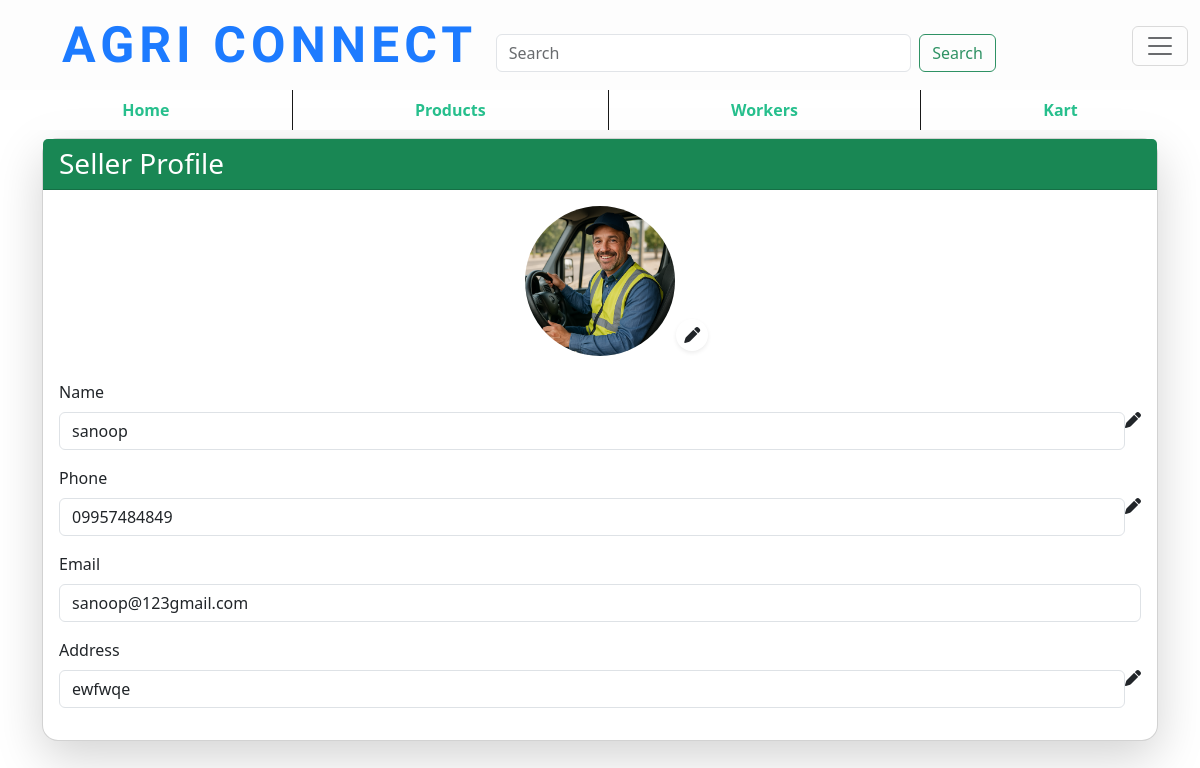
The app's page /user_profile/ (signed in) with its own data.
### app1/models.py (models this page shows, shortened)
class User(models.Model):
    name=models.CharField(max_length=200)
    email=models.CharField(max_length=200)
    phone_number=models.CharField(max_length=200)
    address=models.CharField(max_length=200)
    password=models.CharField(max_length=200)
    user_img=models.ImageField(upload_to='uploads/')

### app1/views.py (the view)
# urls.py: path('user_profile/', views.user_profile, name='user_profile'),
def user_profile(request):
    temp=request.session['U_id']
    check_U=User.objects.get(id=temp)
    return render(request, 'user_profile.html',{'check_U':check_U})

### templates/user_profile.html (shortened to what this page needs)
{% extends 'base.html' %}
{% load static %}
{% block content %}
<div class="container mt-5">
    <div class="card shadow-lg rounded-4">
        <div class="card-header bg-success text-white">
            <h3 class="mb-0">Seller Profile</h3>
        </div>
        <div class="card-body">
            <div class="text-center mb-4 position-relative">
                {% if check_U.user_img %}
                    <img src="{{ check_U.user_img.url }}" alt="Profile Image" class="rounded-circle" width="150" height="150" id="profileImage">
                {% else %}
                    <img src="{% static '/image/agri_1.png' %}" alt="Default Profile Image" class="rounded-circle" width="150" height="150" id="profileImage">
                {% endif %}
                <label for="imageUpload" class="position-absolute" style="right: 40%; bottom: 5px; cursor: pointer;">
                    <i class="fas fa-pen edit-icon bg-white p-2 rounded-circle shadow-sm"></i>
                </label>
            </div>
            <div class="mb-3">
                <label class="form-label">Name</label>
                <div class="d-flex">
                    <input type="text" name="name" class="form-control" id="nameInput" value="{{ check_U.name }}" readonly
                           onblur="autoSave('name', this.value)">
                    <i class="fas fa-pen edit-icon" onclick="enableEdit('nameInput')"></i>
                </div>
            </div>
            <div class="mb-3">
                <label class="form-label">Phone</label>
                <div class="d-flex">
                    <input type="text" class="form-control" id="phoneInput" value="{{ check_U.phone_number }}" readonly
                           onblur="autoSave('phone', this.value)">
                    <i class="fas fa-pen edit-icon" onclick="enableEdit('phoneInput')"></i>
                </div>
            </div>
            <div class="mb-3">
                <label class="form-label">Email</label>
                <div class="d-flex">
                    <input type="email" class="form-control" id="emailInput" value="{{ check_U.email }}" name="email" readonly>
                </div>
            </div>
            <div class="mb-3">
                <label class="form-label">Address</label>
                <div class="d-flex">
                    <input type="email" class="form-control" id="addressInput" value="{{ check_U.address }}" name="address" onblur="autoSave('address', this.value)" readonly>
                    <i class="fas fa-pen edit-icon" onclick="enableEdit('addressInput')"></i>
                </div>
            </div>
        </div>
    </div>
</div>
{% endblock %}

### static/css/base.css (style rules this page uses)
body { margin: 0; padding: 0; }

### records on screen
User: user_img (picture), name "sanoop", phone_number "09957484849", email "sanoop@123gmail.com", address "ewfwqe"
